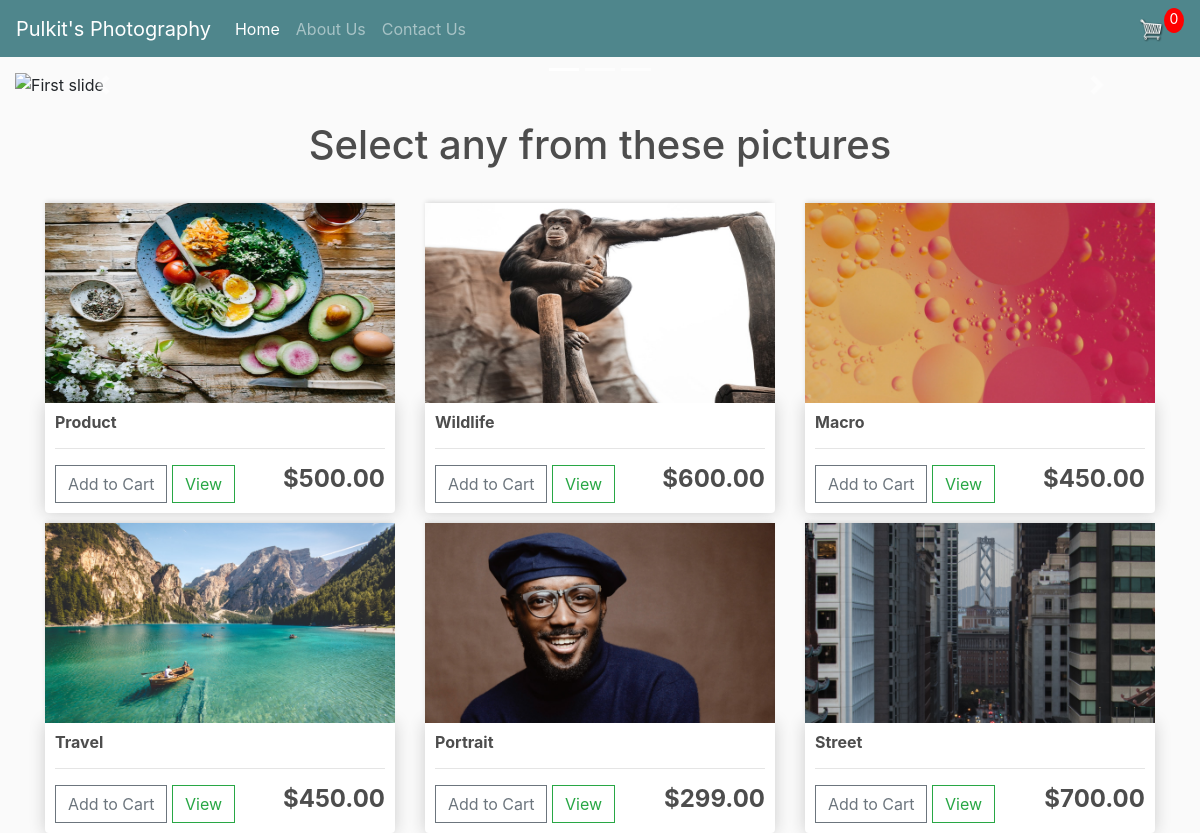
The page / on the database its author committed.
### home/models.py (models this page shows, shortened)
class Product(models.Model):
    name1 = models.CharField(max_length=200 , null=True)
    price = models.DecimalField(max_digits=7,decimal_places=2)
    digital = models.BooleanField(default=False, null=True, blank=False)
    image = models.ImageField(null=True, blank=True)
    @property
    def imageURL(self):
        try:
            url = self.image.url
        except:
            url=''
        return url

### home/views.py (the view)
# urls.py: path("", views.index,name='home'),
def index(request):
    data =cartData(request)
    cartItems=data['cartItems']
    products = Product.objects.all()
    context = {'products' : products , 'cartItems' :cartItems}
    return render(request,'index.html',context)

### home/utils.py (called while the page is built, shortened)
def cookieCart(request):
    try:
        cart = json.loads(request.COOKIES['cart'])
    except:
        cart={}
    print('cart:',cart)
    items=[]
    order ={'get_cart_total':0 ,'get_cart_items':0, 'shipping' :False}
    cartItems = order['get_cart_items']
    return {'cartItems':cartItems , 'order':order , 'items':items}

def cartData(request):
    if request.user.is_authenticated:
        customer = request.user.customer
        order,created = Order.objects.get_or_create(customer=customer , complete=False)
        items=order.orderitem_set.all()
        cartItems = order.get_cart_items
    else:
        cookieData =cookieCart(request)
        cartItems=cookieData['cartItems']
        order=cookieData['order']
        items =cookieData['items']
    return {'cartItems':cartItems , 'order':order , 'items':items}

### templates/index.html (shortened to what this page needs)
{% extends 'base.html' %}
{% block body %}
<div class="container-fluid my-3">
  <div id="carouselExampleIndicators" class="carousel slide" data-ride="carousel">
  <ol class="carousel-indicators">
    <li data-target="#carouselExampleIndicators" data-slide-to="0" class="active"></li>
    <li data-target="#carouselExampleIndicators" data-slide-to="1"></li>
    <li data-target="#carouselExampleIndicators" data-slide-to="2"></li>
  </ol>
  <div class="carousel-inner">
    <div class="carousel-item active">
      <img class="d-block w-100" src="https://source.unsplash.com/1600x600/?india" alt="First slide">
    </div>
  </div>
  <a class="carousel-control-prev" href="#carouselExampleIndicators" role="button" data-slide="prev">
    <span class="carousel-control-prev-icon" aria-hidden="true"></span>
  </a>
  <a class="carousel-control-next" href="#carouselExampleIndicators" role="button" data-slide="next">
    <span class="carousel-control-next-icon" aria-hidden="true"></span>
  </a>
</div>
</div>
<div class="container">
<h1 class='my-4 text-center'>Select any from these pictures</h1>
  <div class="row">
  {% for product in products %}
		<div class="col-lg-4">
			<img class="thumbnail" src="{{product.imageURL}}">
			<div class="box-element product">
				<h6><strong>{{product.name1}}</strong></h6>
				<hr>
				<button data-product="{{product.id}}" data-action="add" class="btn btn-outline-secondary add-btn update-cart">Add to Cart</button>
				<a class="btn btn-outline-success" href="#">View</a>
				<h4 style="display: inline-block; float: right"><strong>${{product.price|floatformat:2}}</strong></h4>
			</div>
		</div>
    {% endfor%}
  </div>
</div>
{% endblock body %}

### templates/base.html (shortened to what this page needs)
<!doctype html>
{% load static %}
<html lang="en">
  <head>
    <link rel="stylesheet" href="https://stackpath.bootstrapcdn.com/bootstrap/4.4.1/css/bootstrap.min.css">
    <link rel="stylesheet" type="text/css" href="{% static 'css/main.css' %}">
  </head>
  <body>
<nav class="navbar navbar-expand-lg navbar-dark bg-dark">
  <a class="navbar-brand" href="#">Pulkit's Photography</a>
  <div class="collapse navbar-collapse" id="navbarSupportedContent">
    <ul class="navbar-nav mr-auto">
      <li class="nav-item active">
        <a class="nav-link" href="/">Home <span class="sr-only">(current)</span></a>
      </li>
      <li class="nav-item">
        <a class="nav-link" href="/about">About Us</a>
      </li>
      <li class="nav-item">
        <a class="nav-link" href="/contact">Contact Us</a>
      </li>
    </ul>
    <div class="form-inline my-2 my-lg-0">
        <a href="cart" >
          <img  id="cart-icon" src="{% static 'images/cart.png' %}">
        </a>
       <p id="cart-total">{{cartItems}}</p>
    </div>
  </div>
</nav>
{% block body %} {% endblock body %}
  </body>
</html>

### static/css/main.css (style rules this page uses)
body { background-color: hsl(0, 0%, 98%); }
h1,h2,h3,h4,h5,h6 { color:hsl(0, 0%, 30%); }
.box-element { box-shadow:hsl(0, 0%, 80%) 0 0 16px; background-color: #fff; border-radius: 4px; padding: 10px; }
.thumbnail { width: 100%; height: 200px; -webkit-box-shadow: -1px -3px 5px -2px rgba(214,214,214,1); -moz-box-shadow: -1px -3px 5px -2px rgba(214,214,214,1); box-shadow: -1px -3px 5px -2px rgba(214,214,214,1); }
.product { border-radius: 0 0 4px 4px; }
.bg-dark { background-color: #4f868c!important; }
#cart-icon { width:25px; display: inline-block; margin-left: 15px; }
#cart-total { display: block; text-align: center; color:#fff; background-color: red; width: 20px; height: 25px; border-radius: 50%; font-size: 14px; }
.col-lg-4, .col-lg-6, .col-lg-8, .col-lg-12 { margin-top: 10px; }
.btn { border-radius: 0; }

### rows shown on the page
Product: imageURL (picture), name1 "Product", price "500.00"
Product: imageURL (picture), name1 "Wildlife", price "600.00"
Product: imageURL (picture), name1 "Macro", price "450.00"
Product: imageURL (picture), name1 "Travel", price "450.00"
Product: imageURL (picture), name1 "Portrait", price "299.00"
Product: imageURL (picture), name1 "Street", price "700.00"

### other values the page prints
{{ cartItems }} "0"
